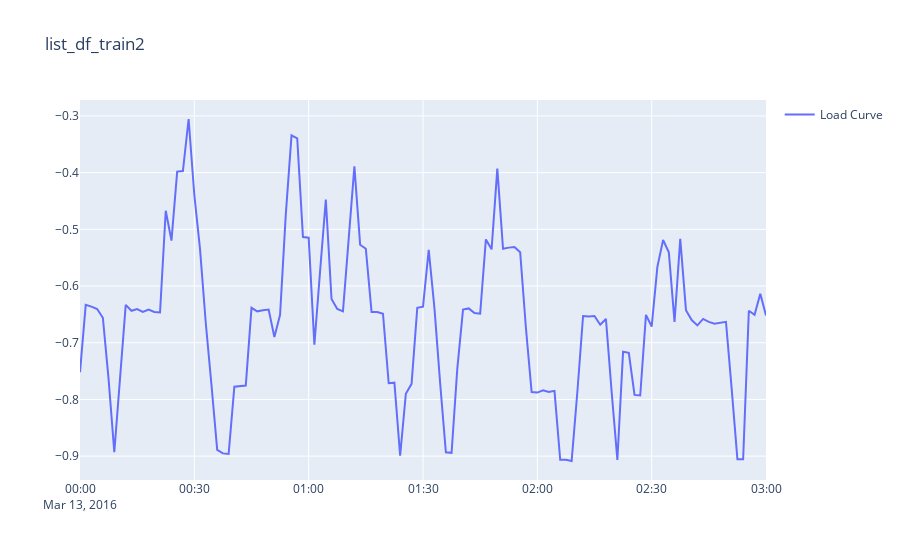

The notebook cell this image was saved under:
### Markdown cell above
### Visualize ``list_df_train``

### Code cell
if STRATEGY == "off_peak_time":
    fig = go.Figure()
    fig.add_trace(go.Scatter(x=list_df_train_h1[6].index, y=list_df_train_h1[6]['mains'], name='Load Curve'))
    fig.update_layout(showlegend=True, title='list_df_train'+str(2))
    fig.show()
